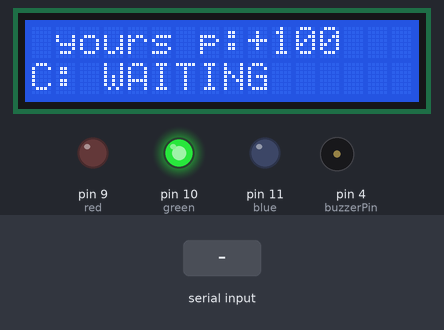
The sketch below on a simulated Arduino Uno, built with avr-gcc and run on an emulated ATmega328P. Parts: 16×2 character LCD, output pins drawn as LEDs (lit = HIGH), buzzer (waves = sounding). The inputs (shaded band) are chosen by the test bench. What the sketch prints to the serial monitor is not drawn.

Above: at 0.2 s.
At 3.3 s:
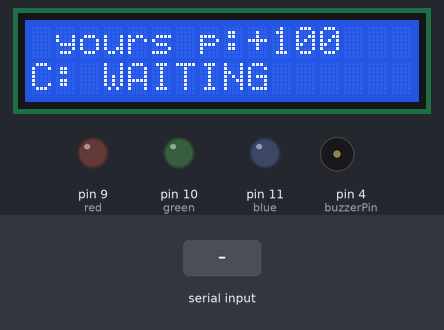
3.4 s: "REPLA_QRSCAN:\n" received over the second serial link
5.8 s: "0\n" received over the second serial link
Timing chart, 0 to 8.8 s (numbered marks = the images above; inputs shaded):
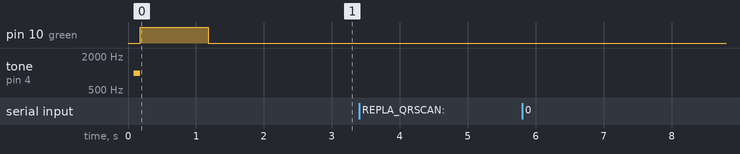

Measured:
- after the input at 3.4 s, every drawn part: stays the same
- after the input at 5.8 s, every drawn part: stays the same

The sketch:

repla_firmware.ino
```cpp
#include <Wire.h>
#include <LiquidCrystal_I2C.h>
#include <SoftwareSerial.h>

int buzzerPin = 4;
int red = 9;
int green = 10;
int blue = 11;
int pick=0;//부연이 여기에 자기껀지 아닌지 구분해주는 함수 넣어 자기꺼면 0넣고 자기꺼아니면 1 넣어
int bacordcorrect=0;//부연이 여기에 바코드가 인식 되었는지 안되었는지 알려야함 바코드 인식 됐으면 0 안되었으면 1을 넣어야함

SoftwareSerial BTSerial(2,3); // RX, TX
LiquidCrystal_I2C lcd(0x27, 16, 2);

String splitString(String string, char separator, int index)
{
  int found = 0;
  int strIndex[] = {0, -1};
  int maxIndex = string.length()-1;

  for(int i=0; i<=maxIndex && found<=index; i++){
    if(string.charAt(i)==separator || i==maxIndex){
        found++;
        strIndex[0] = strIndex[1]+1;
        strIndex[1] = (i == maxIndex) ? i+1 : i;
    }
  }

  return found>index ? string.substring(strIndex[0], strIndex[1]) : "";
}

void project(String code, int pick, int bacordcorrect)
{
   if(pick == 0){
    if(bacordcorrect==0){
      lcd.setCursor(0,0);
      lcd.print(" yours p:+100");
      lcd.setCursor(0,1);
      lcd.print("C: " + code);
      tone(buzzerPin, 1000);
      delay(90);
      noTone(buzzerPin);
      digitalWrite(green,HIGH);
      delay(1000);
      digitalWrite(green,LOW);
      delay(1000);
  }

 }
else{
  if(bacordcorrect==0){
    lcd.setCursor(0,0);
    lcd.print(" not yours p:+200");
    lcd.setCursor(0,1);
    lcd.print("C: " + code);
    tone(buzzerPin, 1000);
    delay(90);
    noTone(buzzerPin);

     digitalWrite(red,HIGH);
    delay(1000);
    digitalWrite(red,LOW);
    delay(1000);
  }
 }

  }
void setup() {
  lcd.init();
  lcd.backlight();
  pinMode(buzzerPin, OUTPUT);
  pinMode(red, OUTPUT);
  pinMode(green, OUTPUT);
  pinMode(blue, OUTPUT);
  Serial.begin(9600);
  BTSerial.begin(9600);
  Serial.println("ATcommand");
  project("WAITING", 0, 0);
}

void loop() {
  int b=0;
  int c=0;
  /*a = ???
  b = ???
  c = ???   여기에 데이터 관련 변수들 쳐줘*/
  //project(a,b,c);
  if (BTSerial.available()) {
    String btread = BTSerial.readStringUntil('\r');
    Serial.print(btread);

    if (btread.startsWith("REPLA_QRSCAN:")) {
      String dataBody = splitString(btread, ':', 1);
      String opcode = splitString(dataBody, ';', 0);
      String barcode = splitString(dataBody, ';', 1);

      Serial.println(opcode);
      Serial.println(barcode);

      if (opcode == "0") {
        project(barcode, b, c);
      }

    }
  }
  if (Serial.available()) {
    BTSerial.write(Serial.read());
  }


 }
```
